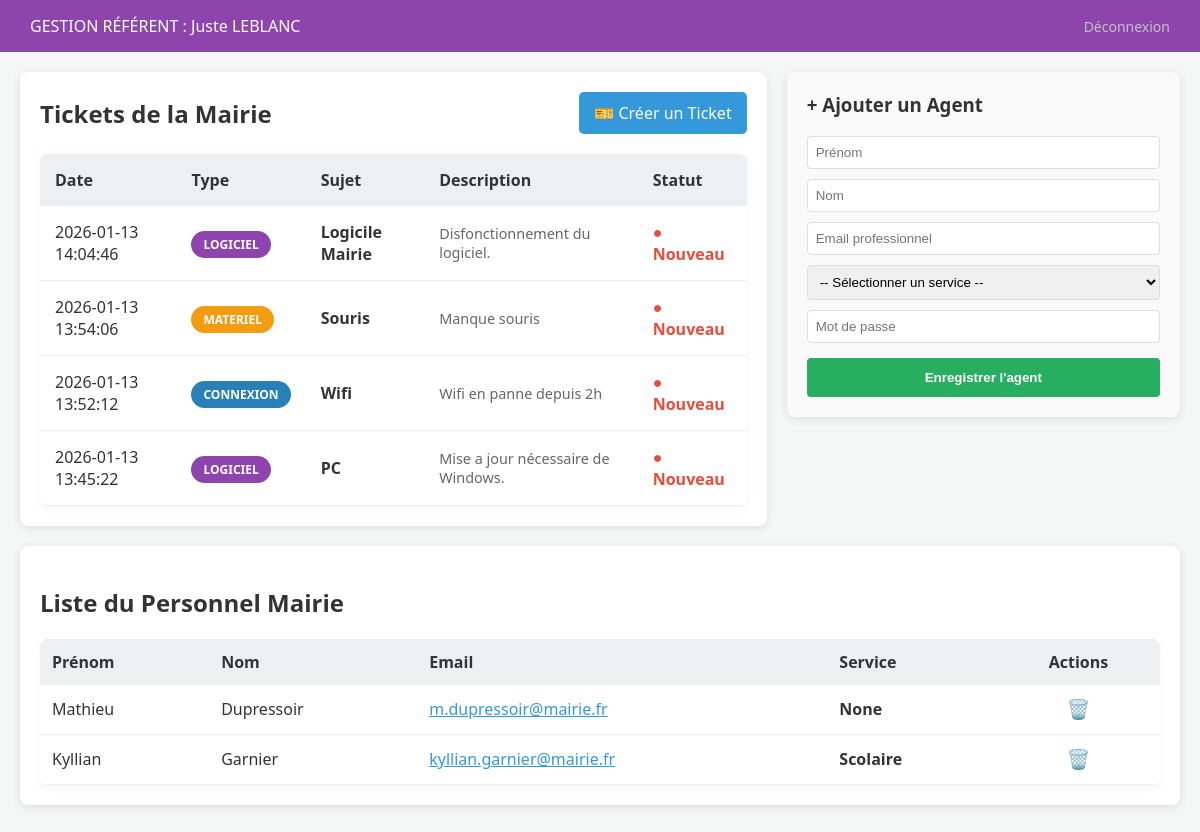
Screenshot of /referent/dashboard (signed in) with the database file from the repository.
### tables this page shows
CREATE TABLE usager (
    id INTEGER PRIMARY KEY AUTOINCREMENT,
    nom TEXT NOT NULL,
    prenom TEXT NOT NULL,
    email TEXT NOT NULL UNIQUE,
    mdp TEXT NOT NULL,
    role TEXT, -- Accepté comme NULL maintenant
    service TEXT,
    specialite TEXT,
    mairie_id INTEGER,
    prestataire_id INTEGER
);

CREATE TABLE ticket (
    id INTEGER PRIMARY KEY AUTOINCREMENT,
    titre TEXT NOT NULL,
    description TEXT,
    type_prestation TEXT NOT NULL, -- 'connexion', 'materiel', 'logiciel', 'securite'
    statut TEXT DEFAULT 'Nouveau',
    date_creation DATETIME DEFAULT CURRENT_TIMESTAMP,
    createur_id INTEGER NOT NULL,
    admin_id INTEGER, technicien_id INTEGER,
    FOREIGN KEY (createur_id) REFERENCES "usager_old"(id),
    FOREIGN KEY (admin_id) REFERENCES "usager_old"(id)
);

### app.py (the view)
@app.route('/referent/dashboard')
@login_required
def dashboard_referent():
    if current_user.role not in ['referent', 'référent']:
        return redirect(url_for('login'))
    conn = get_db_connection()
    membres = conn.execute('''
        SELECT id, nom, prenom, email, service
        FROM usager
        WHERE mairie_id = ? AND role = 'personnel_mairie'
    ''', (current_user.mairie_id,)).fetchall()
    tickets = conn.execute('''
        SELECT t.*, u.nom as demandeur, u.service
        FROM ticket t
        JOIN usager u ON t.createur_id = u.id
        WHERE u.mairie_id = ?
        ORDER BY t.date_creation DESC
    ''', (current_user.mairie_id,)).fetchall()
    conn.close()
    return render_template('dashboard_referent.html', membres=membres, tickets=tickets)

### app.py (called while the page is built)
def get_db_connection():
    conn = sqlite3.connect('mairie.db')
    conn.row_factory = sqlite3.Row
    return conn

@login_manager.user_loader
def load_user(user_id):
    conn = get_db_connection()
    u = conn.execute('SELECT * FROM usager WHERE id = ?', (user_id,)).fetchone()
    conn.close()
    if u:
        return Usager(u['id'], u['nom'], u['prenom'], u['role'], u['mairie_id'])
    return None

### templates/dashboard_referent.html (shortened to what this page needs)
<!DOCTYPE html>
<html lang="fr">
<head>
    <link rel="stylesheet" href="{{ url_for('static', filename='css/style.css') }}">
</head>
<body class="menu-body">
    <header class="admin-header" style="background-color: #8e44ad;">
        <div class="logo">GESTION RÉFÉRENT : {{ current_user.prenom }} {{ current_user.nom }}</div>
        <a href="{{ url_for('logout') }}" class="btn-logout">Déconnexion</a>
    </header>
    <div style="display: flex; gap: 20px; padding: 20px; align-items: flex-start;">
        <div style="flex: 2; background: white; padding: 20px; border-radius: 8px; box-shadow: 0 2px 10px rgba(0,0,0,0.1);">
            <div style="display: flex; justify-content: space-between; align-items: center; margin-bottom: 20px;">
                <h2 style="margin: 0;">Tickets de la Mairie</h2>
                <a href="{{ url_for('nouveau_ticket') }}" class="btn-primary" style="text-decoration: none; padding: 10px 15px; background: #3498db; color: white; border-radius: 5px;">🎫 Créer un Ticket</a>
            </div>
            <table>
            <thead>
                <tr>
                    <th>Date</th>
                    <th>Type</th>
                    <th>Sujet</th>
                    <th>Description</th>
                    <th>Statut</th>
                </tr>
            </thead>
            <tbody>
                {% for ticket in tickets %}
                <tr>
                    <td>{{ ticket['date_creation'] }}</td>
                    <td>
                        <span class="badge {{ ticket['type_prestation'] }}">
                            {{ ticket['type_prestation'] }}
                        </span>
                    </td>
                    <td><strong>{{ ticket['titre'] }}</strong></td>
                    <td style="max-width: 300px; color: #666; font-size: 0.9em;">
                        {{ ticket['description'] }}
                    </td>
                    <td>
                        <span class="status-{{ ticket['statut'].lower().replace(' ', '') }}">
                            ● {{ ticket['statut'] }}
                        </span>
                    </td>
                </tr>
                {% else %}
                <tr>
                    <td colspan="5" style="text-align: center; padding: 50px; color: #999;">
                        Vous n'avez soumis aucun ticket pour le moment.
                    </td>
                </tr>
                {% endfor %}
            </tbody>
        </table>
        </div>
        <div style="flex: 1; background: #f9f9f9; padding: 20px; border-radius: 8px; box-shadow: 0 2px 10px rgba(0,0,0,0.1);">
            <h3 style="margin-top: 0;">+ Ajouter un Agent</h3>
            <form action="{{ url_for('ajouter_personnel_referent') }}" method="POST">
                <input type="text" name="prenom" placeholder="Prénom" required style="width: 95%; margin-bottom: 10px; padding: 8px; border: 1px solid #ddd; border-radius: 4px;">
                <input type="text" name="nom" placeholder="Nom" required style="width: 95%; margin-bottom: 10px; padding: 8px; border: 1px solid #ddd; border-radius: 4px;">
                <input type="email" name="email" placeholder="Email professionnel" required style="width: 95%; margin-bottom: 10px; padding: 8px; border: 1px solid #ddd; border-radius: 4px;">
                <select name="service" required style="width: 100%; margin-bottom: 10px; padding: 8px; border: 1px solid #ddd; border-radius: 4px;">
                    <option value="">-- Sélectionner un service --</option>
                </select>
                <input type="password" name="mdp" placeholder="Mot de passe" required style="width: 95%; margin-bottom: 15px; padding: 8px; border: 1px solid #ddd; border-radius: 4px;">
                <button type="submit" style="width: 100%; background: #27ae60; color: white; border: none; padding: 12px; border-radius: 4px; cursor: pointer; font-weight: bold;">Enregistrer l'agent</button>
            </form>
        </div>
    </div>
    <div style="padding: 0 20px 40px 20px;">
        <div style="background: white; padding: 20px; border-radius: 8px; box-shadow: 0 2px 10px rgba(0,0,0,0.1);">
            <h2>Liste du Personnel Mairie</h2>
            <table style="width: 100%; border-collapse: collapse;">
                <thead>
                    <tr style="background: #f2f2f2; text-align: left;">
                        <th style="padding: 12px;">Prénom</th>
                        <th style="padding: 12px;">Nom</th>
                        <th style="padding: 12px;">Email</th>
                        <th style="padding: 12px;">Service</th>
                        <th style="padding: 12px; text-align: center;">Actions</th>
                    </tr>
                </thead>
                <tbody>
                    {% for membre in membres %}
                    <tr style="border-bottom: 1px solid #eee;">
                        <td style="padding: 12px;">{{ membre.prenom }}</td>
                        <td style="padding: 12px;">{{ membre.nom }}</td>
                        <td style="padding: 12px;"><a href="mailto:{{ membre.email }}" style="color: #3498db;">{{ membre.email }}</a></td>
                        <td style="padding: 12px;"><strong>{{ membre.service }}</strong></td>
                        <td style="padding: 12px; text-align: center;">
                            <form action="{{ url_for('supprimer_personnel', user_id=membre.id) }}"
                                  method="POST"
                                  onsubmit="return confirm('Êtes-vous sûr de vouloir supprimer {{ membre.prenom }} {{ membre.nom }} ?');"
                                  style="display: inline;">
                                <button type="submit" style="background: none; border: none; color: #e74c3c; cursor: pointer; font-size: 1.2em;" title="Supprimer cet agent">
                                    🗑️
                                </button>
                            </form>
                        </td>
                    </tr>
                    {% else %}
                    <tr><td colspan="5" style="padding: 30px; text-align: center; color: #888;">Aucun agent enregistré pour le moment.</td></tr>
                    {% endfor %}
                </tbody>
            </table>
        </div>
    </div>
</body>
</html>

### static/css/style.css (style rules this page uses)
:root { --admin-dark: #2c3e50; --admin-blue: #34495e; --mairie-blue: #3498db; --success: #27ae60; --danger: #e74c3c; --warning: #f39c12; --bg-light: #f4f7f6; --text-dark: #333; }
body { font-family: 'Segoe UI', Tahoma, Geneva, Verdana, sans-serif; background-color: var(--bg-light); color: var(--text-dark); margin: 0; }
.admin-header { background: var(--admin-dark); color: white; padding: 15px 30px; display: flex; justify-content: space-between; align-items: center; }
table { width: 100%; background: white; border-collapse: collapse; border-radius: 8px; overflow: hidden; box-shadow: 0 2px 10px rgba(0,0,0,0.05); }
th { background-color: #ecf0f1; padding: 15px; text-align: left; }
td { padding: 15px; border-bottom: 1px solid #eee; }
.badge { padding: 5px 12px; border-radius: 20px; font-size: 12px; font-weight: bold; color: white; text-transform: uppercase; }
.connexion { background-color: #2980b9; }
.materiel { background-color: #f39c12; }
.logiciel { background-color: #8e44ad; }
.status-nouveau { color: var(--danger); font-weight: bold; }
.btn-logout { color: #bdc3c7; text-decoration: none; font-size: 14px; }

### rows the page displays
usager: prenom "Juste", nom "LEBLANC"
ticket: date_creation "2026-01-13 14:04:46", type_prestation "LOGICIEL", titre "Logicile Mairie", description "Disfonctionnement du logiciel.", statut "Nouveau"
ticket: date_creation "2026-01-13 13:54:06", type_prestation "MATERIEL", titre "Souris", description "Manque souris", statut "Nouveau"
ticket: date_creation "2026-01-13 13:52:12", type_prestation "CONNEXION", titre "Wifi", description "Wifi en panne depuis 2h", statut "Nouveau"
ticket: date_creation "2026-01-13 13:45:22", type_prestation "LOGICIEL", titre "PC", description "Mise a jour nécessaire de Windows.", statut "Nouveau"
usager: prenom "Mathieu", nom "Dupressoir", email "m.dupressoir@mairie.fr", service "None"
usager: prenom "Kyllian", nom "Garnier", email "kyllian.garnier@mairie.fr", service "Scolaire"
